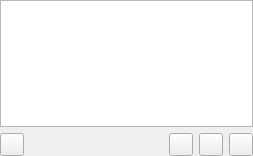
<?xml version="1.0" encoding="UTF-8"?>
<ui version="4.0">
 <class>PlaylistsPage</class>
 <widget class="QWidget" name="PlaylistsPage">
  <property name="geometry">
   <rect>
    <x>0</x>
    <y>0</y>
    <width>253</width>
    <height>156</height>
   </rect>
  </property>
  <property name="windowTitle">
   <string>Form</string>
  </property>
  <layout class="QGridLayout" name="gridLayout">
   <property name="margin">
    <number>0</number>
   </property>
   <item row="0" column="0" colspan="5">
    <widget class="TreeView" name="view">
     <property name="alternatingRowColors">
      <bool>true</bool>
     </property>
     <property name="selectionBehavior">
      <enum>QAbstractItemView::SelectRows</enum>
     </property>
     <property name="rootIsDecorated">
      <bool>false</bool>
     </property>
     <property name="sortingEnabled">
      <bool>true</bool>
     </property>
    </widget>
   </item>
   <item row="1" column="0">
    <widget class="QToolButton" name="libraryUpdate"/>
   </item>
   <item row="1" column="1">
    <spacer name="horizontalSpacer">
     <property name="orientation">
      <enum>Qt::Horizontal</enum>
     </property>
     <property name="sizeHint" stdset="0">
      <size>
       <width>130</width>
       <height>20</height>
      </size>
     </property>
    </spacer>
   </item>
   <item row="1" column="2">
    <widget class="QToolButton" name="removePlaylist"/>
   </item>
   <item row="1" column="3">
    <widget class="QToolButton" name="addToPlaylist"/>
   </item>
   <item row="1" column="4">
    <widget class="QToolButton" name="replacePlaylist"/>
   </item>
  </layout>
 </widget>
 <customwidgets>
  <customwidget>
   <class>TreeView</class>
   <extends>QTreeView</extends>
   <header>treeview.h</header>
  </customwidget>
 </customwidgets>
 <resources/>
 <connections/>
</ui>
